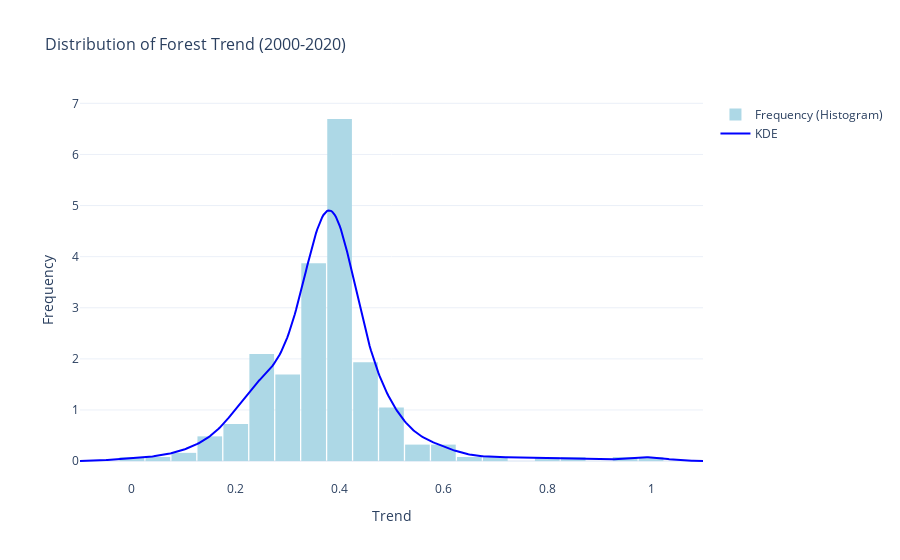

This figure's notebook cell:
### Code cell
kde = gaussian_kde(forest_trend['percentage_change_norm'])
x_min = forest_trend['percentage_change_norm'].min()
x_max = forest_trend['percentage_change_norm'].max()
x_range = np.linspace(x_min - (x_max-x_min)*0.1, x_max + (x_max-x_min)*0.1, 500) # Evaluate at 500 points
y = kde(x_range)

fig = go.Figure()

fig.add_trace(go.Histogram(
    x=forest_trend['percentage_change_norm'],
    nbinsx=30,
    marker_color='lightblue',
    histnorm='probability density',
    name='Frequency (Histogram)'
))

fig.add_trace(go.Scatter(
    x=x_range,
    y=y,
    mode='lines',
    name='KDE',
    line=dict(color='blue')
))

fig.update_layout(
    title='Distribution of Forest Trend (2000-2020)',
    title_font_size=16,
    xaxis_title='Trend',
    yaxis_title='Frequency',
    xaxis=dict(title_font=dict(size=14)),
    yaxis=dict(title_font=dict(size=14)),
    bargap=0.05,  # Optional: space between bars
    template='plotly_white'  # Set theme to minimal
)

fig.show()

### Figure 1 — Plotly figure (JSON) as saved in the notebook; plotly's stock layout.template omitted (floating-point values rounded to 4 significant figures; data arrays with more than 128 entries replaced by an {"elided": "..."} marker saying what was removed)
{"data": [{"histnorm": "probability density", "marker": {"color": "lightblue"}, "name": "Frequency (Histogram)", "nbinsx": 30, "type": "histogram", "x": {"elided": "248 float values"}}, {"line": {"color": "blue"}, "mode": "lines", "name": "KDE", "type": "scatter", "x": {"elided": "500 float values"}, "y": {"elided": "500 float values"}}], "layout": {"bargap": 0.05, "title": {"font": {"size": 16}, "text": "Distribution of Forest Trend (2000-2020)"}, "xaxis": {"title": {"font": {"size": 14}, "text": "Trend"}}, "yaxis": {"title": {"font": {"size": 14}, "text": "Frequency"}}}}
